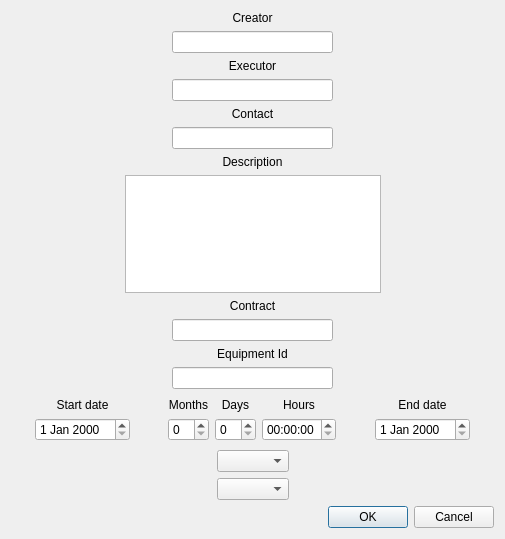
<?xml version="1.0" encoding="UTF-8"?>
<ui version="4.0">
 <class>ChangeTableFieldsDialog</class>
 <widget class="QDialog" name="ChangeTableFieldsDialog">
  <property name="geometry">
   <rect>
    <x>0</x>
    <y>0</y>
    <width>505</width>
    <height>539</height>
   </rect>
  </property>
  <property name="windowTitle">
   <string>Dialog</string>
  </property>
  <layout class="QVBoxLayout" name="verticalLayout">
   <item>
    <layout class="QGridLayout" name="gridLayout_2">
     <item row="2" column="1">
      <widget class="QLabel" name="creatorLabel">
       <property name="text">
        <string>Creator</string>
       </property>
       <property name="alignment">
        <set>Qt::AlignCenter</set>
       </property>
      </widget>
     </item>
     <item row="5" column="1">
      <widget class="QLineEdit" name="executorLineEdit"/>
     </item>
     <item row="5" column="0">
      <spacer name="horizontalSpacer_7">
       <property name="orientation">
        <enum>Qt::Horizontal</enum>
       </property>
       <property name="sizeHint" stdset="0">
        <size>
         <width>40</width>
         <height>20</height>
        </size>
       </property>
      </spacer>
     </item>
     <item row="5" column="2">
      <spacer name="horizontalSpacer_8">
       <property name="orientation">
        <enum>Qt::Horizontal</enum>
       </property>
       <property name="sizeHint" stdset="0">
        <size>
         <width>40</width>
         <height>20</height>
        </size>
       </property>
      </spacer>
     </item>
     <item row="3" column="1">
      <widget class="QLineEdit" name="creatorLineEdit"/>
     </item>
     <item row="7" column="1">
      <widget class="QLineEdit" name="contactLineEdit"/>
     </item>
     <item row="4" column="1">
      <widget class="QLabel" name="executorLabel">
       <property name="text">
        <string>Executor</string>
       </property>
       <property name="alignment">
        <set>Qt::AlignCenter</set>
       </property>
      </widget>
     </item>
     <item row="6" column="1">
      <widget class="QLabel" name="contactLabel">
       <property name="text">
        <string>Contact</string>
       </property>
       <property name="alignment">
        <set>Qt::AlignCenter</set>
       </property>
      </widget>
     </item>
    </layout>
   </item>
   <item>
    <widget class="QLabel" name="descriptionLabel">
     <property name="text">
      <string>Description</string>
     </property>
     <property name="alignment">
      <set>Qt::AlignCenter</set>
     </property>
    </widget>
   </item>
   <item>
    <layout class="QHBoxLayout" name="horizontalLayout_2">
     <item>
      <spacer name="horizontalSpacer_5">
       <property name="orientation">
        <enum>Qt::Horizontal</enum>
       </property>
       <property name="sizeHint" stdset="0">
        <size>
         <width>40</width>
         <height>20</height>
        </size>
       </property>
      </spacer>
     </item>
     <item>
      <widget class="QTextEdit" name="descriptionTextEdit">
       <property name="html">
        <string>&lt;!DOCTYPE HTML PUBLIC &quot;-//W3C//DTD HTML 4.0//EN&quot; &quot;http://www.w3.org/TR/REC-html40/strict.dtd&quot;&gt;
&lt;html&gt;&lt;head&gt;&lt;meta name=&quot;qrichtext&quot; content=&quot;1&quot; /&gt;&lt;style type=&quot;text/css&quot;&gt;
p, li { white-space: pre-wrap; }
&lt;/style&gt;&lt;/head&gt;&lt;body style=&quot; font-family:'.AppleSystemUIFont'; font-size:13pt; font-weight:400; font-style:normal;&quot;&gt;
&lt;p style=&quot;-qt-paragraph-type:empty; margin-top:0px; margin-bottom:0px; margin-left:0px; margin-right:0px; -qt-block-indent:0; text-indent:0px;&quot;&gt;&lt;br /&gt;&lt;/p&gt;&lt;/body&gt;&lt;/html&gt;</string>
       </property>
      </widget>
     </item>
     <item>
      <spacer name="horizontalSpacer_6">
       <property name="orientation">
        <enum>Qt::Horizontal</enum>
       </property>
       <property name="sizeHint" stdset="0">
        <size>
         <width>40</width>
         <height>20</height>
        </size>
       </property>
      </spacer>
     </item>
    </layout>
   </item>
   <item>
    <widget class="QLabel" name="contractLabel">
     <property name="text">
      <string>Contract</string>
     </property>
     <property name="alignment">
      <set>Qt::AlignCenter</set>
     </property>
    </widget>
   </item>
   <item>
    <layout class="QHBoxLayout" name="horizontalLayout_3">
     <item>
      <spacer name="horizontalSpacer_9">
       <property name="orientation">
        <enum>Qt::Horizontal</enum>
       </property>
       <property name="sizeHint" stdset="0">
        <size>
         <width>40</width>
         <height>20</height>
        </size>
       </property>
      </spacer>
     </item>
     <item>
      <widget class="QLineEdit" name="contractLineEdit"/>
     </item>
     <item>
      <spacer name="horizontalSpacer_10">
       <property name="orientation">
        <enum>Qt::Horizontal</enum>
       </property>
       <property name="sizeHint" stdset="0">
        <size>
         <width>40</width>
         <height>20</height>
        </size>
       </property>
      </spacer>
     </item>
    </layout>
   </item>
   <item>
    <widget class="QLabel" name="equipmentLabel">
     <property name="text">
      <string>Equipment Id</string>
     </property>
     <property name="alignment">
      <set>Qt::AlignCenter</set>
     </property>
    </widget>
   </item>
   <item>
    <layout class="QHBoxLayout" name="horizontalLayout_4">
     <item>
      <spacer name="horizontalSpacer_11">
       <property name="orientation">
        <enum>Qt::Horizontal</enum>
       </property>
       <property name="sizeHint" stdset="0">
        <size>
         <width>40</width>
         <height>20</height>
        </size>
       </property>
      </spacer>
     </item>
     <item>
      <widget class="QLineEdit" name="equipmentLineEdit"/>
     </item>
     <item>
      <spacer name="horizontalSpacer_12">
       <property name="orientation">
        <enum>Qt::Horizontal</enum>
       </property>
       <property name="sizeHint" stdset="0">
        <size>
         <width>40</width>
         <height>20</height>
        </size>
       </property>
      </spacer>
     </item>
    </layout>
   </item>
   <item>
    <layout class="QHBoxLayout" name="horizontalLayout">
     <item>
      <spacer name="horizontalSpacer_3">
       <property name="orientation">
        <enum>Qt::Horizontal</enum>
       </property>
       <property name="sizeHint" stdset="0">
        <size>
         <width>40</width>
         <height>20</height>
        </size>
       </property>
      </spacer>
     </item>
     <item>
      <layout class="QGridLayout" name="gridLayout">
       <item row="0" column="3">
        <spacer name="verticalSpacer_2">
         <property name="orientation">
          <enum>Qt::Vertical</enum>
         </property>
         <property name="sizeHint" stdset="0">
          <size>
           <width>20</width>
           <height>40</height>
          </size>
         </property>
        </spacer>
       </item>
       <item row="1" column="7">
        <widget class="QLabel" name="endDateLabel">
         <property name="text">
          <string>End date</string>
         </property>
         <property name="alignment">
          <set>Qt::AlignCenter</set>
         </property>
        </widget>
       </item>
       <item row="3" column="6">
        <spacer name="horizontalSpacer_2">
         <property name="orientation">
          <enum>Qt::Horizontal</enum>
         </property>
         <property name="sizeHint" stdset="0">
          <size>
           <width>40</width>
           <height>20</height>
          </size>
         </property>
        </spacer>
       </item>
       <item row="3" column="5">
        <widget class="QTimeEdit" name="hoursTimeEdit"/>
       </item>
       <item row="3" column="1">
        <spacer name="horizontalSpacer">
         <property name="orientation">
          <enum>Qt::Horizontal</enum>
         </property>
         <property name="sizeHint" stdset="0">
          <size>
           <width>40</width>
           <height>20</height>
          </size>
         </property>
        </spacer>
       </item>
       <item row="1" column="0">
        <widget class="QLabel" name="startDateLabel">
         <property name="text">
          <string>Start date</string>
         </property>
         <property name="alignment">
          <set>Qt::AlignCenter</set>
         </property>
        </widget>
       </item>
       <item row="3" column="0">
        <widget class="QDateEdit" name="startDateEdit"/>
       </item>
       <item row="3" column="7">
        <widget class="QDateEdit" name="endDateEdit"/>
       </item>
       <item row="5" column="3">
        <spacer name="verticalSpacer">
         <property name="orientation">
          <enum>Qt::Vertical</enum>
         </property>
         <property name="sizeHint" stdset="0">
          <size>
           <width>20</width>
           <height>40</height>
          </size>
         </property>
        </spacer>
       </item>
       <item row="3" column="2">
        <widget class="QSpinBox" name="mounthsSpinBox"/>
       </item>
       <item row="3" column="3">
        <widget class="QSpinBox" name="daysSpinBox"/>
       </item>
       <item row="1" column="2">
        <widget class="QLabel" name="label_3">
         <property name="text">
          <string>Months</string>
         </property>
         <property name="alignment">
          <set>Qt::AlignCenter</set>
         </property>
        </widget>
       </item>
       <item row="1" column="3">
        <widget class="QLabel" name="label_2">
         <property name="text">
          <string>Days</string>
         </property>
         <property name="alignment">
          <set>Qt::AlignCenter</set>
         </property>
        </widget>
       </item>
       <item row="1" column="5">
        <widget class="QLabel" name="hoursLabel">
         <property name="text">
          <string>Hours</string>
         </property>
         <property name="alignment">
          <set>Qt::AlignCenter</set>
         </property>
        </widget>
       </item>
      </layout>
     </item>
     <item>
      <spacer name="horizontalSpacer_4">
       <property name="orientation">
        <enum>Qt::Horizontal</enum>
       </property>
       <property name="sizeHint" stdset="0">
        <size>
         <width>40</width>
         <height>20</height>
        </size>
       </property>
      </spacer>
     </item>
    </layout>
   </item>
   <item>
    <layout class="QGridLayout" name="gridLayout_3">
     <item row="1" column="1">
      <widget class="QComboBox" name="statusComboBox"/>
     </item>
     <item row="0" column="1">
      <widget class="QComboBox" name="priorityComboBox"/>
     </item>
     <item row="0" column="0">
      <spacer name="horizontalSpacer_13">
       <property name="orientation">
        <enum>Qt::Horizontal</enum>
       </property>
       <property name="sizeHint" stdset="0">
        <size>
         <width>40</width>
         <height>20</height>
        </size>
       </property>
      </spacer>
     </item>
     <item row="0" column="2">
      <spacer name="horizontalSpacer_14">
       <property name="orientation">
        <enum>Qt::Horizontal</enum>
       </property>
       <property name="sizeHint" stdset="0">
        <size>
         <width>40</width>
         <height>20</height>
        </size>
       </property>
      </spacer>
     </item>
    </layout>
   </item>
   <item>
    <widget class="QDialogButtonBox" name="buttonBox">
     <property name="orientation">
      <enum>Qt::Horizontal</enum>
     </property>
     <property name="standardButtons">
      <set>QDialogButtonBox::Cancel|QDialogButtonBox::Ok</set>
     </property>
    </widget>
   </item>
  </layout>
 </widget>
 <resources/>
 <connections>
  <connection>
   <sender>buttonBox</sender>
   <signal>accepted()</signal>
   <receiver>ChangeTableFieldsDialog</receiver>
   <slot>accept()</slot>
   <hints>
    <hint type="sourcelabel">
     <x>248</x>
     <y>254</y>
    </hint>
    <hint type="destinationlabel">
     <x>157</x>
     <y>274</y>
    </hint>
   </hints>
  </connection>
  <connection>
   <sender>buttonBox</sender>
   <signal>rejected()</signal>
   <receiver>ChangeTableFieldsDialog</receiver>
   <slot>reject()</slot>
   <hints>
    <hint type="sourcelabel">
     <x>316</x>
     <y>260</y>
    </hint>
    <hint type="destinationlabel">
     <x>286</x>
     <y>274</y>
    </hint>
   </hints>
  </connection>
 </connections>
</ui>
